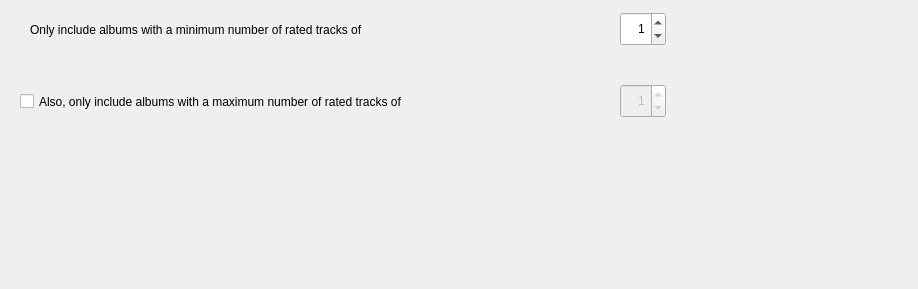
<?xml version="1.0" encoding="UTF-8"?>
<ui version="4.0">
 <class>muzeRaterFilterByRatedWizardPage</class>
 <widget class="QWizardPage" name="muzeRaterFilterByRatedWizardPage">
  <property name="geometry">
   <rect>
    <x>0</x>
    <y>0</y>
    <width>918</width>
    <height>289</height>
   </rect>
  </property>
  <property name="windowTitle">
   <string>WizardPage</string>
  </property>
  <property name="title">
   <string>Filter albums by rated tracks</string>
  </property>
  <property name="subTitle">
   <string>Set a minimum and, optionally, a maximum number of rated tracks. A minimum of &quot;1&quot;  excludes albums with no rated tracks. A maximum of &quot;0&quot; includes only albums with no rated tracks (this might be useful to see which albums have not been rated).</string>
  </property>
  <widget class="QSpinBox" name="maxRatedTracksFilterSpinBox">
   <property name="enabled">
    <bool>false</bool>
   </property>
   <property name="geometry">
    <rect>
     <x>620</x>
     <y>84</y>
     <width>46</width>
     <height>34</height>
    </rect>
   </property>
   <property name="alignment">
    <set>Qt::AlignRight|Qt::AlignTrailing|Qt::AlignVCenter</set>
   </property>
   <property name="minimum">
    <number>0</number>
   </property>
   <property name="maximum">
    <number>999</number>
   </property>
   <property name="value">
    <number>1</number>
   </property>
  </widget>
  <widget class="QCheckBox" name="hasMaxRatedTracksFilterCheckBox">
   <property name="geometry">
    <rect>
     <x>20</x>
     <y>90</y>
     <width>551</width>
     <height>23</height>
    </rect>
   </property>
   <property name="text">
    <string>Also, only include albums with a maximum number of rated tracks of</string>
   </property>
  </widget>
  <widget class="QSpinBox" name="minRatedTracksFilterSpinBox">
   <property name="geometry">
    <rect>
     <x>620</x>
     <y>12</y>
     <width>46</width>
     <height>34</height>
    </rect>
   </property>
   <property name="alignment">
    <set>Qt::AlignRight|Qt::AlignTrailing|Qt::AlignVCenter</set>
   </property>
   <property name="minimum">
    <number>0</number>
   </property>
   <property name="maximum">
    <number>999</number>
   </property>
   <property name="value">
    <number>1</number>
   </property>
  </widget>
  <widget class="QLabel" name="minRatedTracksFilterLabel">
   <property name="geometry">
    <rect>
     <x>30</x>
     <y>20</y>
     <width>541</width>
     <height>19</height>
    </rect>
   </property>
   <property name="text">
    <string>Only include albums with a minimum number of rated tracks of</string>
   </property>
  </widget>
 </widget>
 <tabstops>
  <tabstop>minRatedTracksFilterSpinBox</tabstop>
  <tabstop>hasMaxRatedTracksFilterCheckBox</tabstop>
  <tabstop>maxRatedTracksFilterSpinBox</tabstop>
 </tabstops>
 <resources/>
 <connections/>
</ui>
